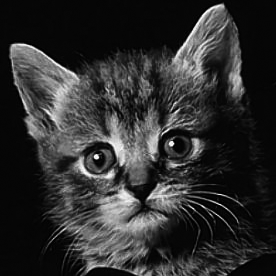
%> input picture cat.bmp, 276 x 276 px
$ octave dip3.m   (GNU Octave 9; MATLAB toolbox functions it lacks are replaced by stand-ins)
%> lines starting %> are read from the running program, lines starting %| are printed output that depends on the picture
%MATLAB implementation for "Fast Guided Median Filter"
%using O(r) sliding window approach
%By- Satyabrata Pradhan(23EE65R20)
%Contributed by- Akash Deep(23EE65R21)

% Load grayscale image 'g'
f = double(imread("cat.bmp"));
%> f: size 276x276 double; min 0, max 255, mean 46.9; mean of the top-left, top-right, bottom-left and bottom-right quarters 48.9, 43.5, 58.1, 37.2
g = imread("cat.bmp");
%> g is the input picture: size 276x276 uint8; min 0, max 255, mean 46.9
g = imnoise(g,"gaussian");
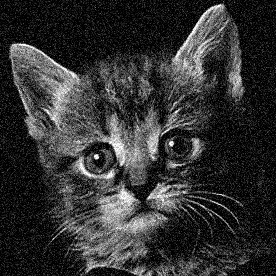
%> g: size 276x276 uint8; min 0, max 255, mean 50.5
% Convert image to double
g = im2double(g);
%> g: size 276x276 double

% Set the window radius 'r'
r = 2;

%Vary the window radius for time complexity comparision
R = [1 2 3 4 5 6 7 8 9 10 12 15];
T = 0*R;


% Calculate c and d matrices
[c, d] = CalculateCd(g, r);
t1 = cputime;
% Apply the Fast Guided Median Filter
f_star = FastGuidedMedianFilter(g, r, c, d);
% [32 lines not run here, left out]
function f_star = FastGuidedMedianFilter(g, r, c, d)
    [M, N] = size(g);
    f_star = zeros(M, N);

    for t = 1:M
        for s = 1:N
            W2 = InitializeWindow(g, s, t, r);
            f_star(t, s) = SearchWeightedMedian(W2, c(t, s), d(t, s));
        end
    end
end

% [57 lines left out: functions InitializeWindow, SearchWeightedMedian, not called in this run]

function [c, d] = CalculateCd(g, r)
%> called with r = 2
    [M, N] = size(g);
%> M = 276; N = 276
    c = zeros(M, N);
    d = zeros(M, N);

    for t = 1:M
        for s = 1:N
            % Calculate window boundaries
            start_s = max(1, s - r);
            end_s = min(N, s + r);
            start_t = max(1, t - r);
            end_t = min(M, t + r);

            % Extract the local window centered at pixel (s, t)
            window = g(start_t:end_t, start_s:end_s);

            % Calculate mean and variance of the local window
            mean_g = mean(window(:));
            var_g = var(window(:));

            % Calculate c_x and d_x based on the formulas
            c(t, s) = (g(t, s) - mean_g) / (var_g * numel(window));
            d(t, s) = (1 / numel(window)) - (mean_g * c(t, s));
        end
    end
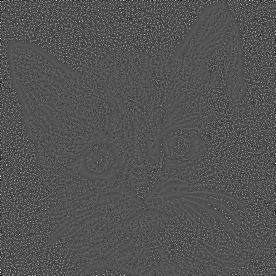
%> c: size 276x276 double; min -2.83, max 5.83, mean -0.00351; drawn with min black and max white
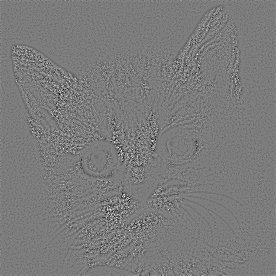
%> d: size 276x276 double; min -0.726, max 0.852, mean 0.039; drawn with min black and max white
%> the run ends on the next line
end
